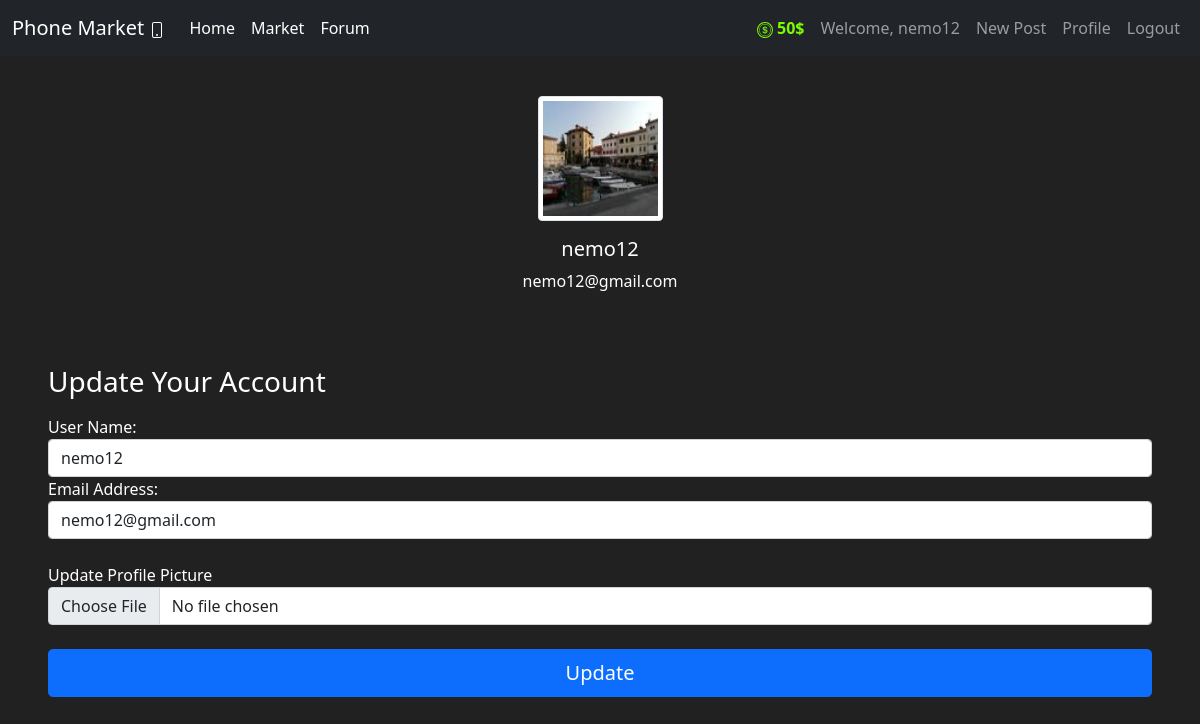
/account (signed in), run on the app's committed database.
### market/models.py (models this page shows, shortened)
class User(db.Model, UserMixin):
    id = db.Column(db.Integer(), primary_key=True)
    username = db.Column(db.String(length=30), nullable=False, unique=True)
    email_address = db.Column(db.String(length=50), nullable=False, unique=True)
    password_hash = db.Column(db.String(length=60), nullable=False)
    budget = db.Column(db.Integer(), nullable=False, default=1000)
    image_file = db.Column(db.Integer(), nullable=False, server_default='default-profile-pic.jpg')
    items = db.relationship('Item', backref='owned_user', lazy=True)
    posts = db.relationship('Post', backref='author', lazy=True)
    @property
    def prettier_budget(self):
        if len(str(self.budget)) >= 4:
            return f'{str(self.budget)[:-3]},{str(self.budget)[-3:]}$'
        return f'{self.budget}$'
    @property
    def password(self):
        return self.password

### market/routes.py (the view, shortened to what this page needs)
@app.route('/account', methods=['GET', 'POST'])
@login_required
def account_page():
    form = UpdateAccountForm()
    if form.picture.errors:
        for err_msg in form.picture.errors:
            flash(err_msg, category='danger')
    elif request.method == 'GET':
        form.username.data = current_user.username
        form.email_address.data = current_user.email_address
    print(current_user.image_file)
    image_file = url_for('static', filename=f'profile_pics/{current_user.image_file}')
    return render_template('account.html', image_file=image_file, form=form)

### market/forms.py (shortened to what this page needs)
class UpdateAccountForm(FlaskForm):
  username = StringField(label='User Name:', validators=[Length(min=2, max=30), DataRequired()])
  email_address = StringField(label='Email Address:', validators=[Email(), DataRequired()])
  picture = FileField('Update Profile Picture', validators=[FileAllowed(['jpg', 'png'])])
  submit = SubmitField(label='Update')

### market/models.py (called while the page is built)
@login_manager.user_loader
def load_user(user_id):
    return User.query.get(int(user_id))

### market/templates/account.html (shortened to what this page needs)
{% extends 'base.html' %}
{% block content %}
<br>
<div class="media m-3 text-center">
    <img src="{{ image_file }}" alt="Profile Picture" class="img-thumbnail mr-3" style="width:125px;height:125px">
    <div class="media-body">
      <h5 class="mt-3">{{ current_user.username}}</h5>
      <p>{{ current_user.email_address }}</p>
    </div>
</div>
<form method="POST" class="form-register m-5 text" style="color:white" enctype="multipart/form-data">
  <br>
  <h1 class="h3 mb-3 font-weight-normal">
    Update Your Account
  </h1>
  {{ form.username.label() }}
  {{ form.username(class="form-control", placeholder="Username") }}
  {{ form.email_address.label() }}
  {{ form.email_address(class="form-control", placeholder="Email Address") }}
  <br>
  {{ form.picture.label() }}
  {{ form.picture(class="form-control", type="file") }}
  <br>
  <div class="d-grid gap-2">
    {{ form.submit(class="btn btn-lg btn-primary") }}
  </div>
</form>
{% endblock %}

### market/templates/base.html (shortened to what this page needs)
<!DOCTYPE html>
<html lang="en">
  <head>
    <link
      href="https://cdn.jsdelivr.net/npm/bootstrap@5.0.0-beta3/dist/css/bootstrap.min.css"
      rel="stylesheet"
    />
  </head>
  <body>
    <nav class="navbar navbar-expand-lg navbar-dark bg-dark">
      <div class="container-fluid">
        <a class="navbar-brand" href="{{ url_for('home_page') }}">
          Phone Market
        </a>
        <div class="collapse navbar-collapse" id="navbarSupportedContent">
          <ul class="navbar-nav me-auto mb-2 mb-lg-0">
            <li class="nav-item">
              <a class="nav-link active" aria-current="page" href="{{ url_for('home_page') }}">Home</a>
            </li>
            <li class="nav-item">
              <a class="nav-link active" aria-current="page" href="{{ url_for('market_page') }}">Market</a>
            </li>
            <li class="nav-item">
              <a class="nav-link active" aria-current="page" href="{{ url_for('forum_page') }}">Forum</a>
            </li>
          </ul>
          <ul class="navbar-nav mb-2 mb-lg-0">
            {% if current_user.is_authenticated %}
            <li class="nav-item">
              <a class="nav-link" style="color: lawngreen; font-weight: bold;">
                {{ current_user.prettier_budget }}
              </a>
            </li>
            <li class="nav-item">
              <a class="nav-link">Welcome, {{ current_user.username }}</a>
            </li>
            <li class="nav-item">
              <a class="nav-link" href="{{ url_for('new_post') }} ">New Post</a>
            </li>
            <li class="nav-item">
              <a class="nav-link" href="{{ url_for('account_page') }} ">Profile</a>
            </li>
            <li class="nav-item">
              <a class="nav-link" href="{{ url_for('logout_page') }} ">Logout</a>
            </li>
            {% endif %}
          </ul>
        </div>
      </div>
    </nav>
    {% block content %}
    {% endblock %}
  </body>
</html>

### market/templates/base.html (style rules this page uses)
body { background-color: #212121; color: white; }

### data on the page
User: prettier_budget "50$", username "nemo12", email_address "nemo12@gmail.com"
